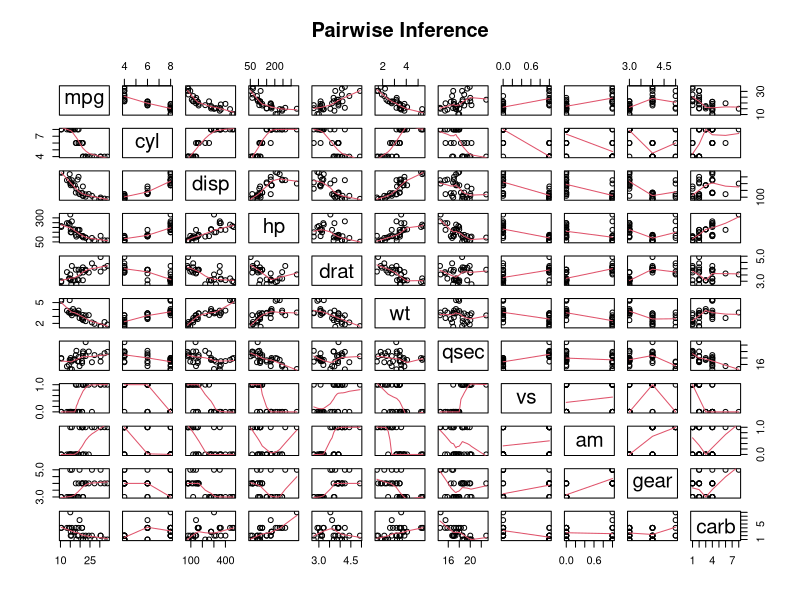
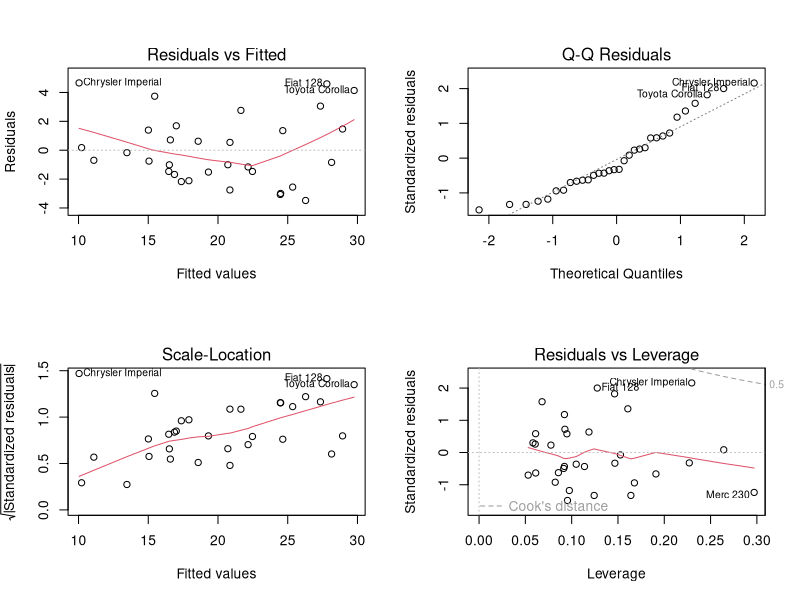

Recreate these plots in R, in order.
## ---- chunk 1
library(knitr)
data(mtcars)
dim(mtcars)
## ---- chunk 2
table(summary(is.na(mtcars)))
lapply(mtcars,class)
## ---- chunk 3
test = t.test(mpg~am,data= mtcars)
test$p.value
test$estimate
## ---- chunk 4
lm.trans= lm(mpg~am, data = mtcars)
summary(lm.trans)
## ---- chunk 5
lm.gen = lm(mpg~., data = mtcars)
summary(lm.gen)
## ---- chunk 6
imp.gen <- step(lm.gen, k=log(nrow(mtcars)))
## ---- chunk 7
summary(imp.gen)
## ---- chunk 8
pairs(mtcars,panel = panel.smooth,main="Pairwise Inference")
par(mfrow=c(2,2))
plot(imp.gen)
